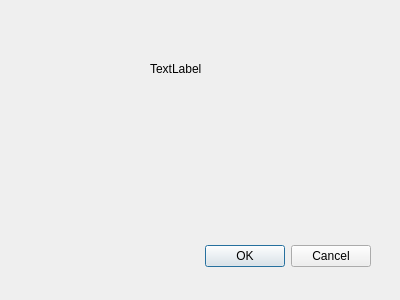
<ui version="4.0" >
 <comment>
   Copyright (c) 2006-2007, Johan Thelin
   
   All rights reserved.
   
   Redistribution and use in source and binary forms, with or without modification, 
   are permitted provided that the following conditions are met:
   
       * Redistributions of source code must retain the above copyright notice, 
         this list of conditions and the following disclaimer.
       * Redistributions in binary form must reproduce the above copyright notice,  
         this list of conditions and the following disclaimer in the documentation 
         and/or other materials provided with the distribution.
       * Neither the name of APress nor the names of its contributors 
         may be used to endorse or promote products derived from this software 
         without specific prior written permission.
   
   THIS SOFTWARE IS PROVIDED BY THE COPYRIGHT HOLDERS AND CONTRIBUTORS
   "AS IS" AND ANY EXPRESS OR IMPLIED WARRANTIES, INCLUDING, BUT NOT
   LIMITED TO, THE IMPLIED WARRANTIES OF MERCHANTABILITY AND FITNESS FOR
   A PARTICULAR PURPOSE ARE DISCLAIMED. IN NO EVENT SHALL THE COPYRIGHT OWNER OR
   CONTRIBUTORS BE LIABLE FOR ANY DIRECT, INDIRECT, INCIDENTAL, SPECIAL,
   EXEMPLARY, OR CONSEQUENTIAL DAMAGES (INCLUDING, BUT NOT LIMITED TO,
   PROCUREMENT OF SUBSTITUTE GOODS OR SERVICES; LOSS OF USE, DATA, OR
   PROFITS; OR BUSINESS INTERRUPTION) HOWEVER CAUSED AND ON ANY THEORY OF
   LIABILITY, WHETHER IN CONTRACT, STRICT LIABILITY, OR TORT (INCLUDING
   NEGLIGENCE OR OTHERWISE) ARISING IN ANY WAY OUT OF THE USE OF THIS
   SOFTWARE, EVEN IF ADVISED OF THE POSSIBILITY OF SUCH DAMAGE.
 </comment>
 <class>Dialog</class>
 <widget class="QDialog" name="Dialog" >
  <property name="geometry" >
   <rect>
    <x>0</x>
    <y>0</y>
    <width>400</width>
    <height>300</height>
   </rect>
  </property>
  <property name="windowTitle" >
   <string>Dialog</string>
  </property>
  <widget class="QDialogButtonBox" name="buttonBox" >
   <property name="geometry" >
    <rect>
     <x>30</x>
     <y>240</y>
     <width>341</width>
     <height>32</height>
    </rect>
   </property>
   <property name="orientation" >
    <enum>Qt::Horizontal</enum>
   </property>
   <property name="standardButtons" >
    <set>QDialogButtonBox::Cancel|QDialogButtonBox::NoButton|QDialogButtonBox::Ok</set>
   </property>
  </widget>
  <widget class="CustomWidget" name="label" >
   <property name="geometry" >
    <rect>
     <x>150</x>
     <y>60</y>
     <width>53</width>
     <height>17</height>
    </rect>
   </property>
   <property name="text" >
    <string>TextLabel</string>
   </property>
  </widget>
 </widget>
 <customwidgets>
  <customwidget>
   <class>CustomWidget</class>
   <extends>QLabel</extends>
   <header>customwidget.h</header>
  </customwidget>
 </customwidgets>
 <resources/>
 <connections>
  <connection>
   <sender>buttonBox</sender>
   <signal>accepted()</signal>
   <receiver>Dialog</receiver>
   <slot>accept()</slot>
   <hints>
    <hint type="sourcelabel" >
     <x>248</x>
     <y>254</y>
    </hint>
    <hint type="destinationlabel" >
     <x>157</x>
     <y>274</y>
    </hint>
   </hints>
  </connection>
  <connection>
   <sender>buttonBox</sender>
   <signal>rejected()</signal>
   <receiver>Dialog</receiver>
   <slot>reject()</slot>
   <hints>
    <hint type="sourcelabel" >
     <x>316</x>
     <y>260</y>
    </hint>
    <hint type="destinationlabel" >
     <x>286</x>
     <y>274</y>
    </hint>
   </hints>
  </connection>
 </connections>
</ui>
